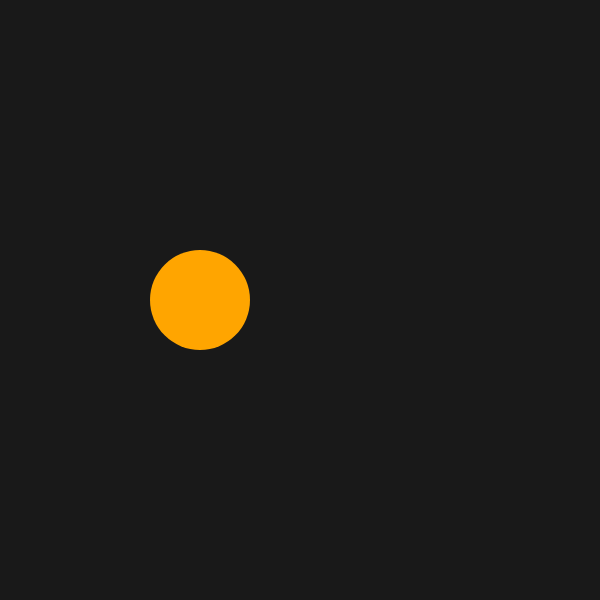
Frame 1 (no input)
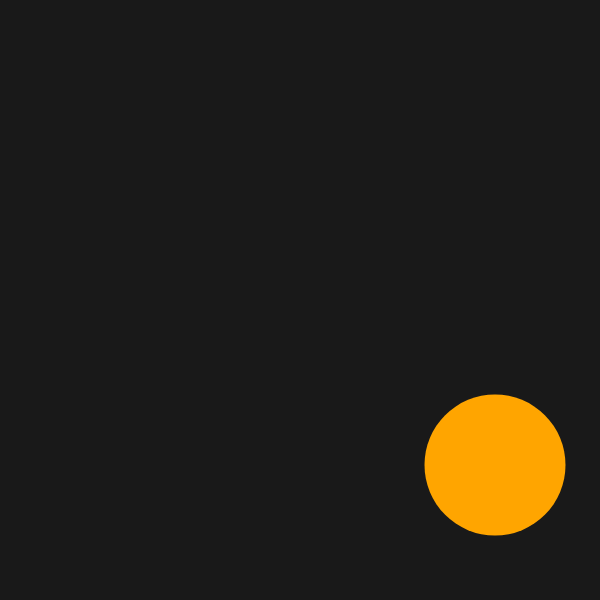
Frame 60 (no input)
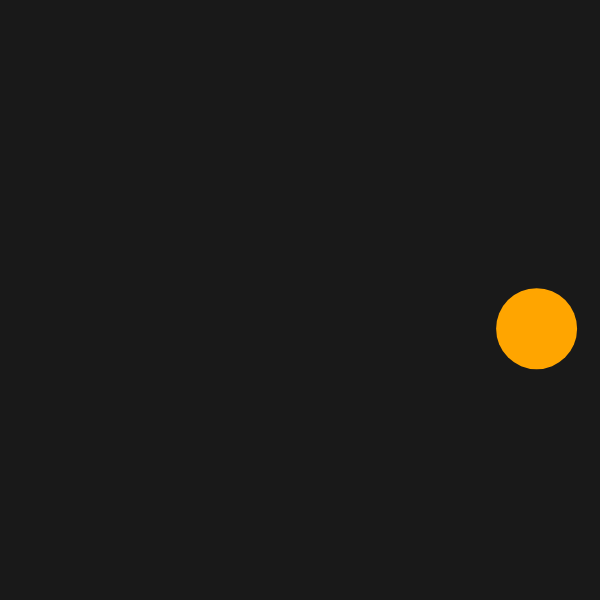
Frame 120 (the mouse pressed at the canvas centre since frame 60)

The p5.js sketch that drew these frames (run headless with seeded random() and noise() and a simulated clock; from frame 60 on, the mouse is pressed at the canvas centre):

// p5.js sketch
// ── sketch.js
circleX = 200;
circleY = 300;
circleR = 100;
circleGrowth = 1;
speedX = 5;
speedY = 5;
colour1 = [255, 165, 0];
colour2 = [135, 0, 255];
colourState = true;
colourChance = 0;

function setup() {
  createCanvas(600, 600);
  strokeWeight(0);
  fill(colour1);
}

function draw() {
  background(25);

  circle(circleX, circleY, circleR);

  if (circleX <= circleR / 2 || circleX >= width - circleR / 2) {
    if (circleX <= circleR / 2 && speedX < 0) {
      speedX = speedX * -1;
    } else if (circleX >= width - circleR / 2 && speedX > 0) {
      speedX = speedX * -1;
    }
  }

  circleX = circleX + speedX;

  if (circleY <= circleR / 2 || circleY >= height - circleR / 2) {
    if (circleY <= circleR / 2 && speedY < 0) {
      speedY = speedY * -1;
    } else if (circleY >= height - circleR / 2 && speedY > 0) {
      speedY = speedY * -1;
    }
  }

  circleY = circleY + speedY;

  if (circleR >= 150 || circleR <= 50) {
    circleGrowth = circleGrowth * -1;
  }

  circleR = circleR + circleGrowth;

  colourChance = floor(random(100));

  if (colourChance == 4 && colourState == true) {
    colourState = false;
    fill(colour2);
  } else if (colourChance == 30 && colourState == false) {
    colourState = true;
    fill(colour1);
  }
}

function mousePressed() {
  speedX = random(-5, 5);
  speedY = random(-5, 5);
}
